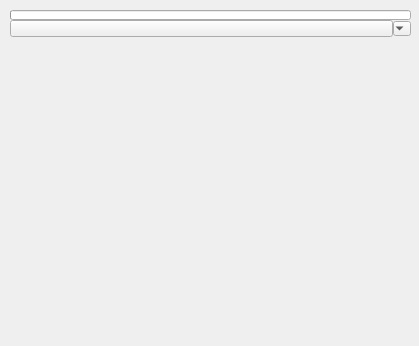
<?xml version="1.0" encoding="UTF-8"?>
<ui version="4.0">
 <class>QtUi</class>
 <widget class="QMainWindow" name="QtUi">
  <property name="geometry">
   <rect>
    <x>0</x>
    <y>0</y>
    <width>419</width>
    <height>346</height>
   </rect>
  </property>
  <property name="minimumSize">
   <size>
    <width>120</width>
    <height>0</height>
   </size>
  </property>
  <property name="maximumSize">
   <size>
    <width>999</width>
    <height>999</height>
   </size>
  </property>
  <property name="windowTitle">
   <string>Toolkit</string>
  </property>
  <property name="tabShape">
   <enum>QTabWidget::Triangular</enum>
  </property>
  <property name="dockNestingEnabled">
   <bool>true</bool>
  </property>
  <property name="dockOptions">
   <set>QMainWindow::AllowNestedDocks|QMainWindow::AllowTabbedDocks|QMainWindow::AnimatedDocks|QMainWindow::ForceTabbedDocks</set>
  </property>
  <property name="bnabled" stdset="0">
   <bool>true</bool>
  </property>
  <widget class="QWidget" name="mainWindow">
   <property name="palette">
    <palette>
     <active>
      <colorrole role="Highlight">
       <brush brushstyle="SolidPattern">
        <color alpha="255">
         <red>168</red>
         <green>152</green>
         <blue>250</blue>
        </color>
       </brush>
      </colorrole>
     </active>
     <inactive>
      <colorrole role="Highlight">
       <brush brushstyle="SolidPattern">
        <color alpha="255">
         <red>168</red>
         <green>152</green>
         <blue>250</blue>
        </color>
       </brush>
      </colorrole>
     </inactive>
     <disabled>
      <colorrole role="Highlight">
       <brush brushstyle="SolidPattern">
        <color alpha="255">
         <red>168</red>
         <green>152</green>
         <blue>250</blue>
        </color>
       </brush>
      </colorrole>
     </disabled>
    </palette>
   </property>
   <widget class="QWidget" name="layoutWidget_2">
    <property name="geometry">
     <rect>
      <x>10</x>
      <y>10</y>
      <width>401</width>
      <height>321</height>
     </rect>
    </property>
    <layout class="QGridLayout" name="gridLayout_2">
     <property name="spacing">
      <number>0</number>
     </property>
     <item row="1" column="1">
      <widget class="QPushButton_Draggable" name="pin">
       <property name="minimumSize">
        <size>
         <width>19</width>
         <height>17</height>
        </size>
       </property>
       <property name="maximumSize">
        <size>
         <width>999</width>
         <height>17</height>
        </size>
       </property>
       <property name="text">
        <string/>
       </property>
       <property name="checkable">
        <bool>true</bool>
       </property>
      </widget>
     </item>
     <item row="1" column="2">
      <widget class="QComboBox" name="cmb">
       <property name="sizePolicy">
        <sizepolicy hsizetype="Minimum" vsizetype="Ignored">
         <horstretch>0</horstretch>
         <verstretch>0</verstretch>
        </sizepolicy>
       </property>
       <property name="minimumSize">
        <size>
         <width>18</width>
         <height>15</height>
        </size>
       </property>
       <property name="maximumSize">
        <size>
         <width>18</width>
         <height>15</height>
        </size>
       </property>
      </widget>
     </item>
     <item row="0" column="1" colspan="2">
      <widget class="QProgressBar" name="progressBar">
       <property name="sizePolicy">
        <sizepolicy hsizetype="Ignored" vsizetype="Fixed">
         <horstretch>0</horstretch>
         <verstretch>0</verstretch>
        </sizepolicy>
       </property>
       <property name="minimumSize">
        <size>
         <width>0</width>
         <height>10</height>
        </size>
       </property>
       <property name="maximumSize">
        <size>
         <width>16777215</width>
         <height>10</height>
        </size>
       </property>
       <property name="value">
        <number>0</number>
       </property>
       <property name="textVisible">
        <bool>false</bool>
       </property>
      </widget>
     </item>
     <item row="2" column="1" colspan="2">
      <layout class="QHBoxLayout" name="horizontalLayout">
       <item>
        <widget class="QStackedWidget" name="stackedWidget">
         <widget class="QWidget" name="page"/>
         <widget class="QWidget" name="page_2"/>
        </widget>
       </item>
      </layout>
     </item>
    </layout>
   </widget>
  </widget>
 </widget>
 <customwidgets>
  <customwidget>
   <class>QPushButton_Draggable</class>
   <extends>QPushButton</extends>
   <header>widgets.qpushbutton_draggable.h</header>
  </customwidget>
 </customwidgets>
 <resources/>
 <connections/>
 <designerdata>
  <property name="gridDeltaX">
   <number>5</number>
  </property>
  <property name="gridDeltaY">
   <number>10</number>
  </property>
  <property name="gridSnapX">
   <bool>true</bool>
  </property>
  <property name="gridSnapY">
   <bool>true</bool>
  </property>
  <property name="gridVisible">
   <bool>true</bool>
  </property>
 </designerdata>
</ui>
